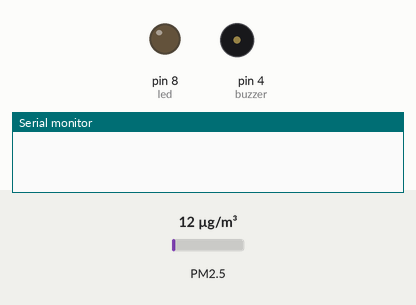
Bench run of a sketch on a simulated Arduino Uno, built with avr-gcc and run on an emulated ATmega328P. On the bench: output pins drawn as LEDs (lit = HIGH), buzzer (waves = sounding), the last lines printed to the serial monitor. Wiring (inferred from the names in the program): dust sensor: data pin 3. The test bench sets the inputs (shaded band); at power-on: PM2.5 12 µg/m³.

Above: at 1.2 s.
1.3 s: PM2.5 set to 210 µg/m³
4.3 s: PM2.5 set to 218 µg/m³
At 6.8 s:
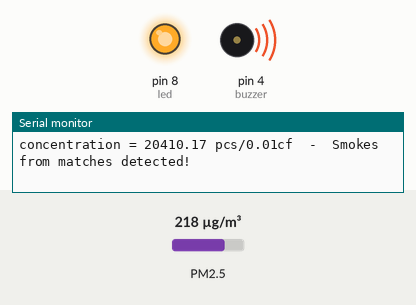
At 11.8 s:
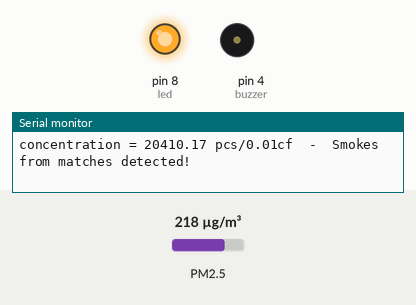
Timing chart, 0 to 13.3 s (numbered marks = the images above; inputs shaded):
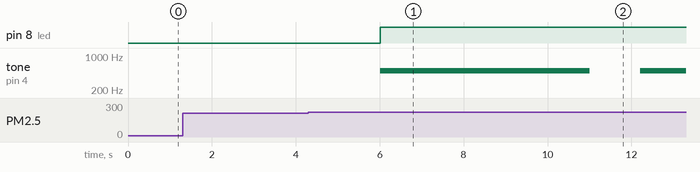

The sketch:

alarme_incendie.ino
```cpp
int pin =3 ;
unsigned long duration;
unsigned long starttime;
unsigned long sampletime_ms = 1000;//sampe 1s ;
unsigned long lowpulseoccupancy = 0;
float ratio = 0;
float concentration = 0;
int led = 8;
int buzzer = 4;

void setup() {
  Serial.begin(9600);
  pinMode(3,INPUT);
  pinMode(led,OUTPUT);
  starttime = millis();//get the current time;

}

void loop() {
  duration = pulseIn(pin, LOW);
  lowpulseoccupancy = lowpulseoccupancy+duration;

  if ((millis()-starttime) > sampletime_ms)//if the sampel time == 30s
  {
    ratio = lowpulseoccupancy/(sampletime_ms*10.0);  // Integer percentage 0=>100
    concentration = 1.1*pow(ratio,3)-3.8*pow(ratio,2)+520*ratio+0.62; // using spec sheet curve
    Serial.print("concentration = ");
    Serial.print(concentration);
    Serial.print(" pcs/0.01cf  -  ");
    if (concentration < 1.0) {
     Serial.println("It's a smokeless and dustless environment");
     digitalWrite(led, LOW);
  }
    if (concentration > 1.0 && concentration < 20000) {
     Serial.println("It's probably only you blowing air to the sensor :)");
     digitalWrite(led, LOW);

    }

    if (concentration > 20000) {
     Serial.println("Smokes from matches detected!");
     digitalWrite(led, HIGH);
     tone(buzzer,500);
     delay(5000);
     noTone(buzzer);

    }

    lowpulseoccupancy = 0;
    starttime = millis();
  }
}
```

Measured:
- the behaviour switches between 215 and 216 µg/m³ on PM2.5 (found by bisection; images 0 and 1)
- after the input at 4.3 s, pin 8 (led): LOW → HIGH after 1.7 s; tone on pin 4 (buzzer): silent → 500 Hz after 1.7 s, → silent 5.0 s later, → 500 Hz 1.2 s later
